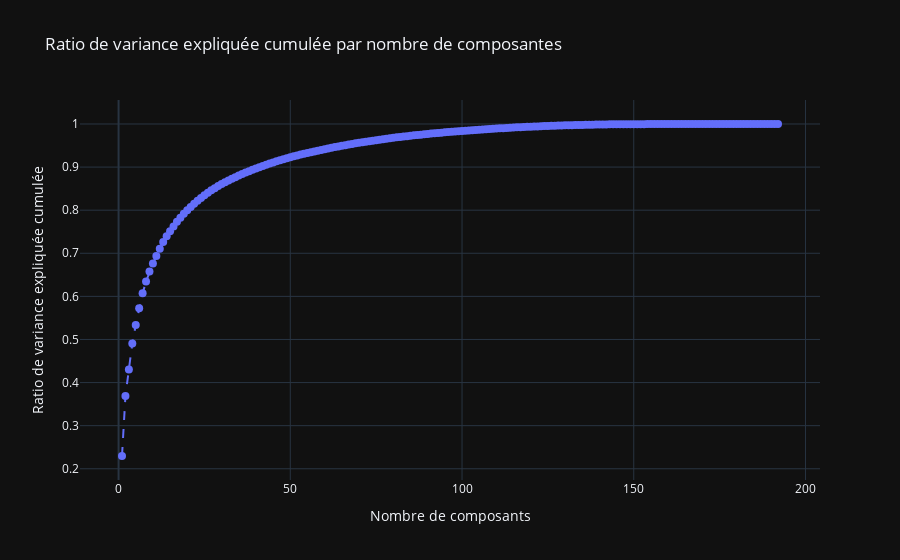

Source (notebook cell):
### Markdown cell above
Comme on pu le remarrquer plus haut, la trop frande quantité d'attribut empeche une visualisation correcte des données.
Nous allons tenter de réduits la dimension de nos données et voir l'influence sur les performances de nos modèles.

Comment allons nous décider du nombre de composantes environs à utiliser? Un bon indice peut être obtenu via une ACP.

### Code cell
import plotly.graph_objects as go
import numpy as np
from sklearn.decomposition import PCA

X_acp = x_train
pca = PCA().fit(X_acp)

cumulative_variance_ratio = np.cumsum(pca.explained_variance_ratio_)

fig = go.Figure()
fig.add_trace(go.Scatter(
    x=list(range(1, len(cumulative_variance_ratio) + 1)),  # Conversion en liste
    y=cumulative_variance_ratio,
    mode='lines+markers',
    marker=dict(symbol='circle', size=8),
    line=dict(dash='dash'),
))

fig.update_layout(
    xaxis_title='Nombre de composants',
    yaxis_title='Ratio de variance expliquée cumulée',
    title='Ratio de variance expliquée cumulée par nombre de composantes',
)

fig.show()

### Figure 1 — Plotly figure (JSON) as saved in the notebook; plotly's stock layout.template omitted (floating-point values rounded to 4 significant figures; data arrays with more than 128 entries replaced by an {"elided": "..."} marker saying what was removed)
{"data": [{"line": {"dash": "dash"}, "marker": {"size": 8, "symbol": "circle"}, "mode": "lines+markers", "x": {"elided": "192 int values"}, "y": {"elided": "192 float values"}, "type": "scatter"}], "layout": {"xaxis": {"title": {"text": "Nombre de composants"}}, "yaxis": {"title": {"text": "Ratio de variance expliquée cumulée"}}, "title": {"text": "Ratio de variance expliquée cumulée par nombre de composantes"}}}
